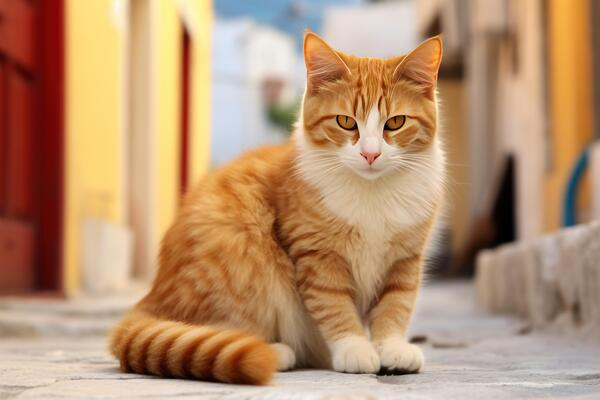
#> input picture photos/firstcat.png, 600 x 400 px, found by its file name
$ python '14 thresholding.py'
#> lines starting #> are read from the running program, lines starting #| are printed output that depends on the picture; after the words box and inside, x2 and y2 are one past the last pixel; in counts of white or black regions, pixels touching at a corner belong together
import cv2 as cv

# 14 Threshholding
#  Threshholding is binarizaion of an image. it is taing an image and convering it to a binary image
# that is an image where pixels are either 0(black) or 255(white)
# we will take an image and some value called the threshhold value and compare
# each pixel of the image to the threshold value. if the pixels intensity is less that the
# threshold value, we set pixel intensity to 0(black), other wise we set the pixel intensity to 255(white)
# so in the end, we can create a binary image from a regular img

# 2 types of thresholding: simple and adaptive

img=cv.imread('Photos/firstcat.png')
#> img is the input picture: shape (400, 600, 3); mean B, G, R 112, 145.3, 183.5
#cv.imshow('Cats', img)

gray=cv.cvtColor(img, cv.COLOR_BGR2GRAY)
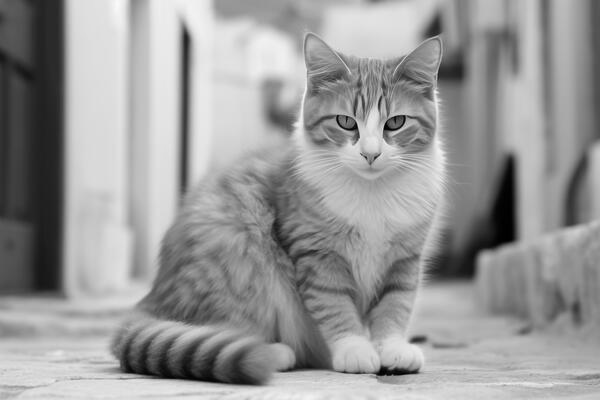
#> gray: shape (400, 600); min 0, max 250, mean 153
cv.imshow('Gray', gray)

# Simple Thresholding
# basically what this does is it looks at the image, compares each pixel value to the threshold value,
# if its above this value it sets it to the max value(255, white), otherwise it sets it to 0(black)
# the lower threshold value is the more white you will get in image
threshold, thresh = cv.threshold(gray,150, 255, cv.THRESH_BINARY)     #takes in <grayscale img>, <thresholded value>, <max value>, <thresholding type>
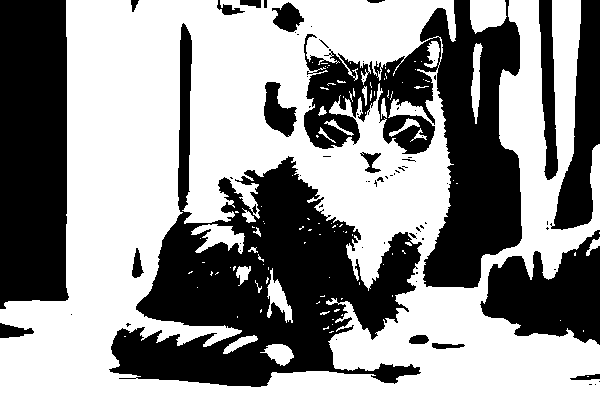
#> thresh: shape (400, 600); 56.6% white; 72 black regions (52 under 20 px), largest, box (x1, y1, x2, y2) and area: (109, 23, 422, 387) 38229, (304, 0, 522, 288) 26234, (0, 0, 69, 309) 20106
                                                                            #the max value means that if your pixel value is greater than threshold value (150), what do you want to set it to? we want to set it to white so we put 255
#cv.imshow('Simple Thresholded', thresh)

# Simple Thresholding Inverse
# instead of setting pixel intensities greater that 150, to 255
#it setes values less that 150 to 255
threshold, thresh_inverse = cv.threshold(gray,150, 255, cv.THRESH_BINARY_INV)     #takes in <grayscale img>, <thresholded value>, <max value>, <thresholding type>
                                                                            #the max value means that if your pixel value is greater than threshold value (150), what do you want to set it to? we want to set it to white so we put 255
#cv.imshow('Simple Thresholded Inverse', thresh_inverse)

# Adaptive Thresholding
# for simple thresholding we have to manually select a threshold value
# we can let the computer find the optimal thresholding value itself
# this is what adaptive thresholding does

adaptive_thresh_mean=cv.adaptiveThreshold(gray, 255, cv.ADAPTIVE_THRESH_MEAN_C, cv.THRESH_BINARY, 11,3)      #<source img>,
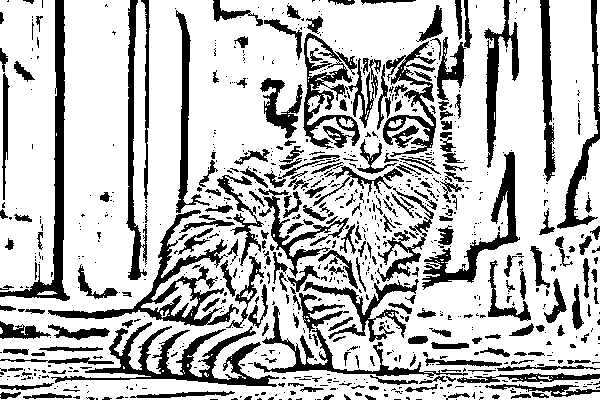
#> adaptive_thresh_mean: shape (400, 600); 74.4% white; 850 black regions (609 under 20 px), largest, box (x1, y1, x2, y2) and area: (51, 322, 279, 387) 3982, (48, 210, 239, 326) 3452, (0, 0, 70, 301) 3276
                                                                                                        #<max value>,
                                                                                                        #<adaptive method (can be cv.THRESH_BINARY - the mean of some neighborhood of pixels or cv.ADAPTIVE_THRESH_GAUSSIAN_C)>,
                                                                                                        #<threshold type>,
                                                                                                        #<blocksize-neighborhood size/kernel size used to compute the mean(for now lets set to 11)>,
                                                                                                        #<c value - an integer that is subtracted from the mean, allows us to fine tune our thresholder (for now lets set to 0 or 3)>
cv.imshow('Adaptive Thresh Mean', adaptive_thresh_mean)                                                           #you can play around with the last 2 values, also you can set cv.THRESH_BINARY_INV to invert the white and black
#basically open cv is computing a mean over the neighborhood or pixels (window) and finds the optimal threshold value for that
#specific part, then the window slides to the right and slides down till it slides over every part
#of the image and computes the mean there

adaptive_thresh_gauss=cv.adaptiveThreshold(gray, 255, cv.ADAPTIVE_THRESH_GAUSSIAN_C, cv.THRESH_BINARY, 11,3)
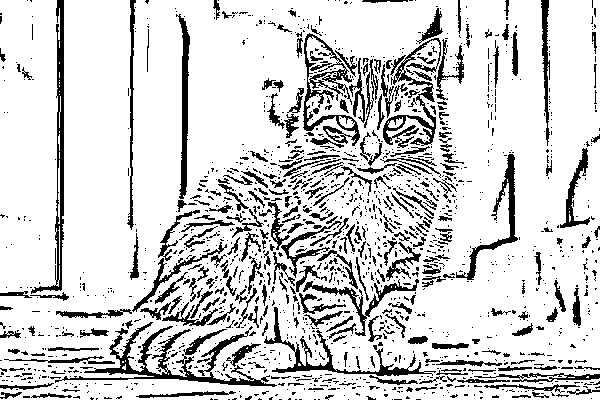
#> adaptive_thresh_gauss: shape (400, 600); 82.6% white; 1549 black regions (1247 under 20 px), largest, box (x1, y1, x2, y2) and area: (55, 322, 277, 387) 2685, (31, 0, 64, 294) 1764, (303, 33, 360, 146) 1615
cv.imshow('Adaptive Thresh Gaussian', adaptive_thresh_gauss)
#difference beween gaussian and mean: gaussian adds a weight to each pixel value and computes a mean accross those pixels
#thats why we got a better image that with the mean adaptive method
#is some cases mean works well, in some cases adaptive works well

cv.waitKey(0)

$ run again, with photos/fourthcat.png copied over photos/firstcat.png
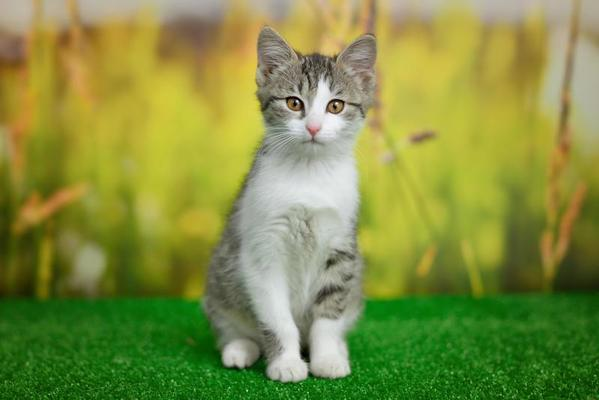
#> input picture photos/fourthcat.png, 599 x 400 px, found by its file name
#> img is the input picture: shape (400, 599, 3); mean B, G, R 66, 142.6, 129.7
#> `threshold, thresh = cv.threshold(gray,150, 255, cv.THRESH_BINARY)`:
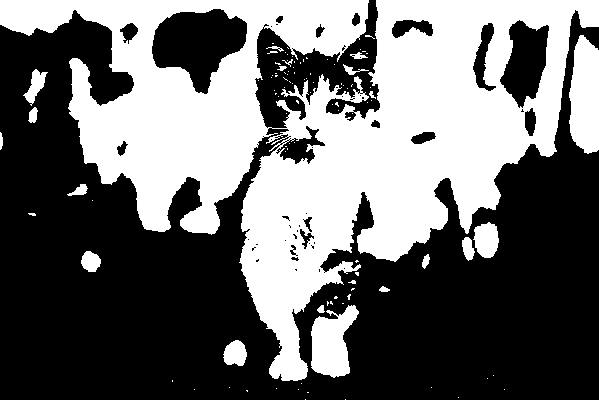
#> thresh: shape (400, 599); 41.8% white; 104 white regions (83 under 20 px), largest, box (x1, y1, x2, y2) and area: (0, 0, 599, 381) 91963, (569, 35, 599, 154) 2935, (311, 305, 359, 378) 2236
#> adaptive_thresh_mean: shape (400, 599); 79.7% white; 1105 black regions (847 under 20 px), largest, box (x1, y1, x2, y2) and area: (16, 267, 475, 400) 10101, (470, 327, 599, 400) 2757, (229, 121, 341, 204) 1179
#> `adaptive_thresh_gauss=cv.adaptiveThreshold(gray, 255, cv.ADAPTIVE_THRE..`:
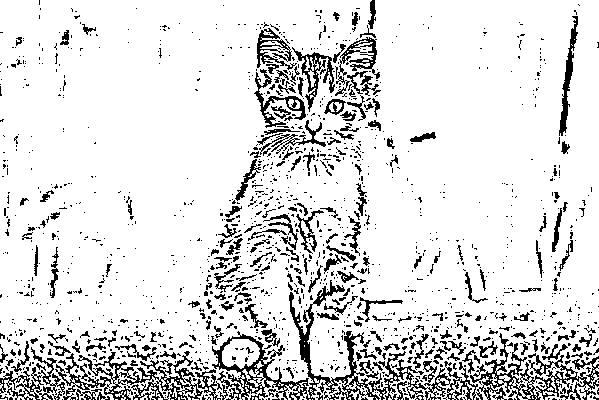
#> adaptive_thresh_gauss: shape (400, 599); 87% white; black in thin lines or dots

$ run again, with photos/group_1.png copied over photos/firstcat.png
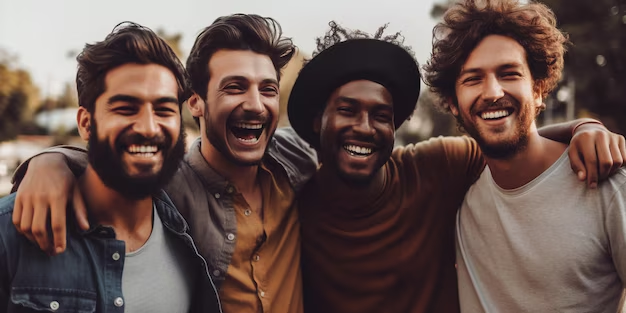
#> input picture photos/group_1.png, 626 x 313 px, found by its file name
#> img is the input picture: shape (313, 626, 3); mean B, G, R 77.8, 83.1, 103.8
#> `threshold, thresh = cv.threshold(gray,150, 255, cv.THRESH_BINARY)`:
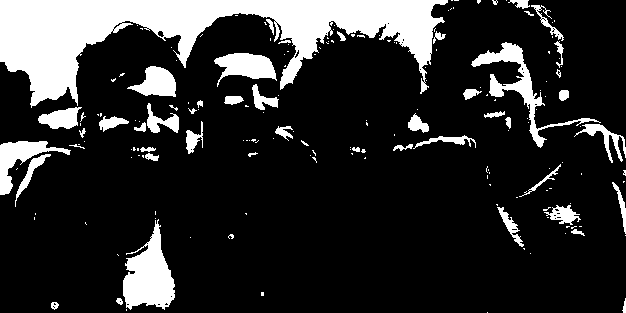
#> thresh: shape (313, 626); 17.6% white; 182 white regions (134 under 20 px), largest, box (x1, y1, x2, y2) and area: (0, 0, 448, 108) 20004, (123, 219, 175, 310) 2682, (471, 42, 601, 148) 1951
#> adaptive_thresh_mean: shape (313, 626); 67.4% white; 651 black regions (526 under 20 px), largest, box (x1, y1, x2, y2) and area: (59, 13, 422, 313) 22412, (396, 0, 575, 170) 9050, (0, 151, 144, 313) 5769
#> `adaptive_thresh_gauss=cv.adaptiveThreshold(gray, 255, cv.ADAPTIVE_THRE..`:
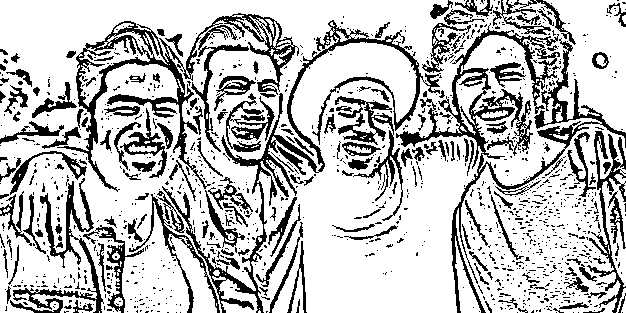
#> adaptive_thresh_gauss: shape (313, 626); 75.2% white; 1197 black regions (1030 under 20 px), largest, box (x1, y1, x2, y2) and area: (396, 23, 626, 313) 6734, (57, 13, 299, 192) 5539, (162, 20, 441, 313) 5359

$ run again, with photos/group_2.png copied over photos/firstcat.png
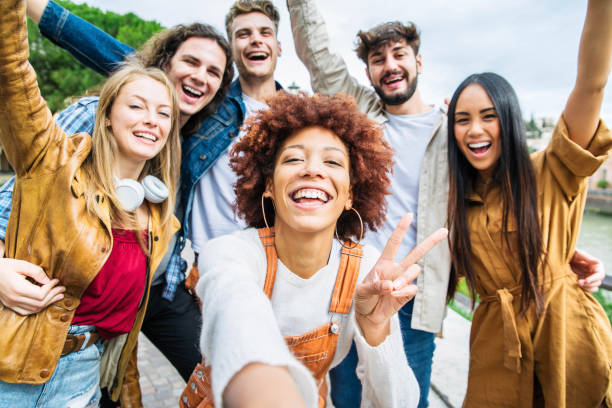
#> input picture photos/group_2.png, 612 x 408 px, found by its file name
#> img is the input picture: shape (408, 612, 3); mean B, G, R 127.8, 144.4, 165
#> `threshold, thresh = cv.threshold(gray,150, 255, cv.THRESH_BINARY)`:
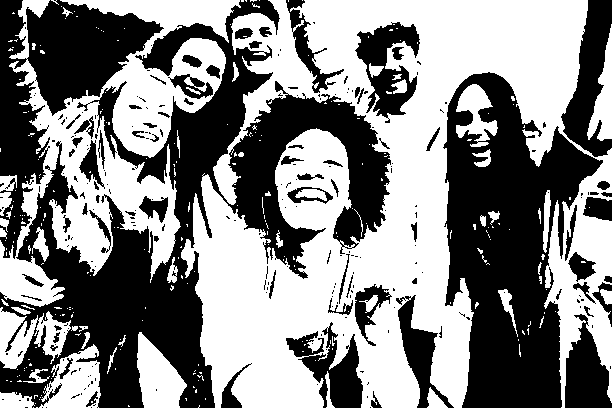
#> thresh: shape (408, 612); 52.5% white; 254 black regions (180 under 20 px), largest, box (x1, y1, x2, y2) and area: (0, 0, 391, 408) 48484, (443, 72, 603, 408) 30072, (0, 0, 164, 259) 15379
#> adaptive_thresh_mean: shape (408, 612); 63.5% white; 890 black regions (645 under 20 px), largest, box (x1, y1, x2, y2) and area: (134, 0, 410, 408) 20017, (398, 72, 608, 408) 14808, (0, 123, 153, 408) 9724
#> `adaptive_thresh_gauss=cv.adaptiveThreshold(gray, 255, cv.ADAPTIVE_THRE..`:
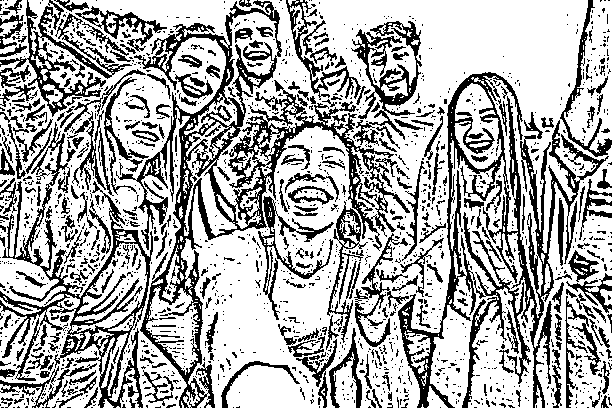
#> adaptive_thresh_gauss: shape (408, 612); 68% white; 1727 black regions (1439 under 20 px), largest, box (x1, y1, x2, y2) and area: (116, 0, 410, 408) 16096, (398, 72, 609, 408) 13365, (0, 122, 153, 408) 7250
